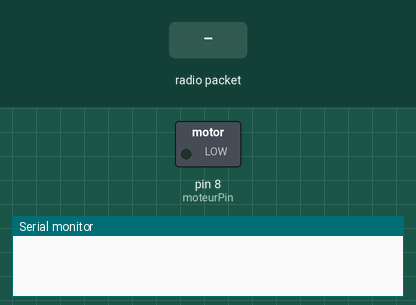
The sketch below on a simulated Arduino Uno, built with avr-gcc and run on an emulated ATmega328P. On the bench: switched loads named in the sketch (green lamp = pin HIGH), the last lines printed to the serial monitor. The inputs (shaded band) are chosen by the test bench. No radio packets arrive unless stated.

Above: at 1.2 s.
1.3 s: radio packet "0" arrives
At 2.2 s:
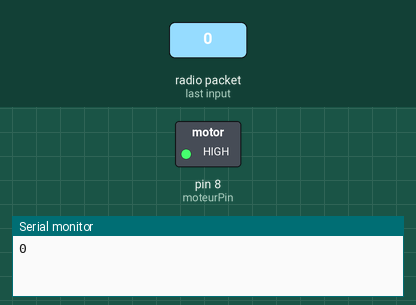
Timing chart, 0 to 4.3 s (numbered marks = the images above; inputs shaded):
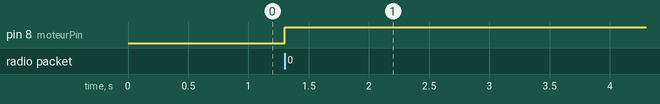

Measured:
- after the input at 1.3 s, pin 8 (moteurPin): LOW → HIGH at once

The sketch:

recepteur_bouton_solenoids.ino
```cpp
#include <RH_ASK.h>
#ifdef RH_HAVE_HARDWARE_SPI
#include <SPI.h> // Pas utilisé mais nécessaire pour la compilation
#endif

// Paramétrer le driver pour utiliser le GPIO 13 pour RX
RH_ASK driver(2000, 13, 12, 14); // fréquence, RX, TX, PTT – TX et PTT ne sont pas utilisés ici, 13 correspond au pin du récepteur

const int moteurPin = 8; // Définir le pin sur lequel le moteur solénoïde est connecté

void setup()
{
    Serial.begin(115200);    // Debugging only
    pinMode(moteurPin, OUTPUT); // Définir le pin du moteur solénoïde en sortie
    if (!driver.init())
         Serial.println("init failed");
}

void loop()
{
    uint8_t buf[RH_ASK_MAX_MESSAGE_LEN];
    uint8_t buflen = sizeof(buf);

    if (driver.recv(buf, &buflen)) // Non-blocking
    {
      String rcv;
      for (int i =0; i<buflen; i++){
        rcv += (char)buf[i];
      }
      Serial.println(rcv);

      if (rcv == "0") {
        // Activer le moteur solénoïde
        digitalWrite(moteurPin, HIGH);
        delay(100);
      }
    }
}
```
